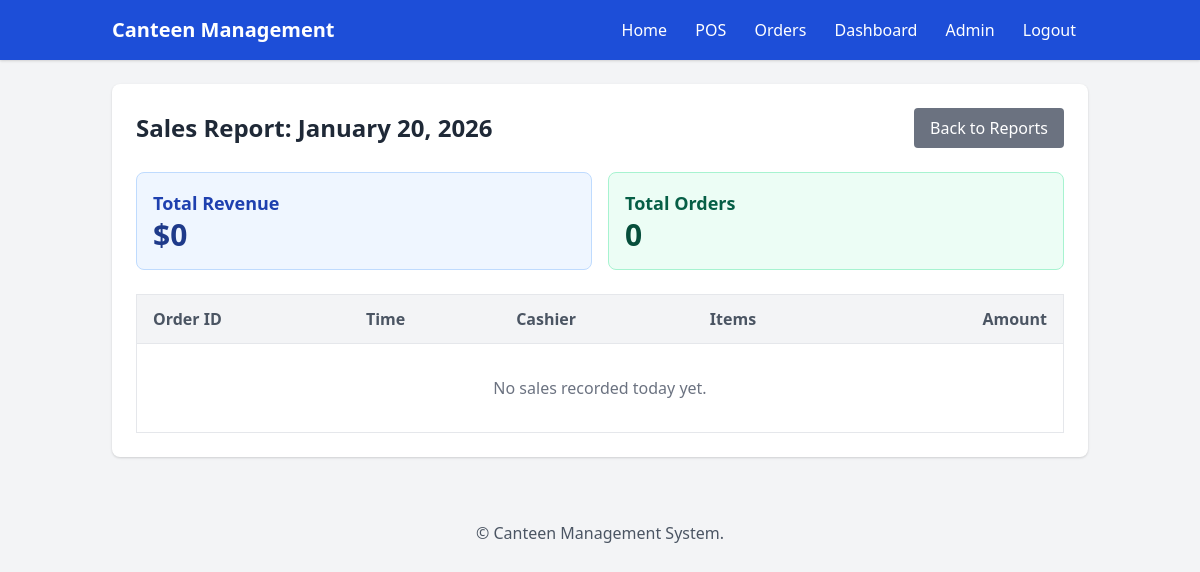
/report/today-sales/ (signed in), run on an earlier commit of the app's database.
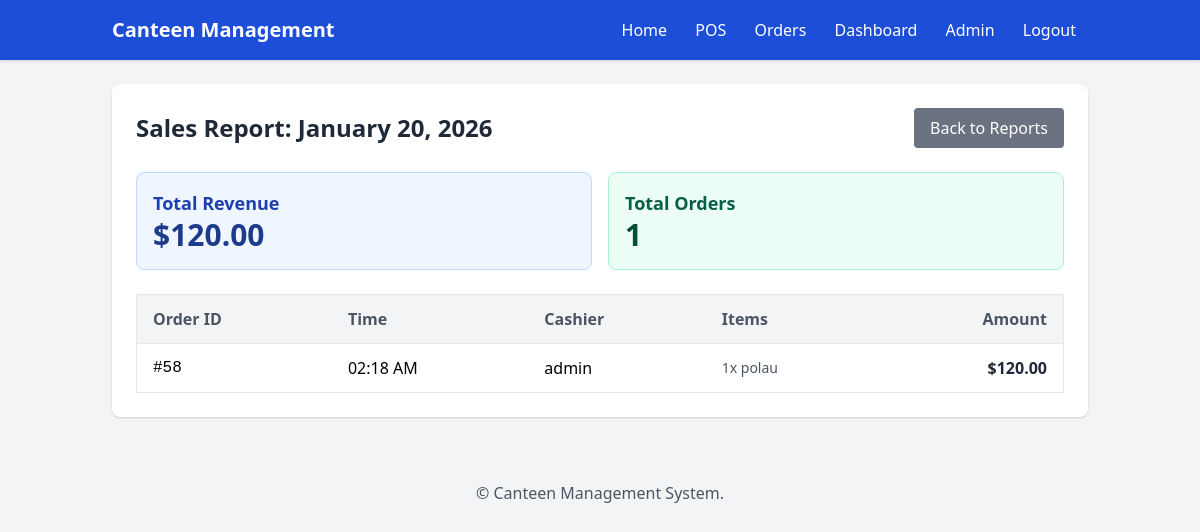
And on a later commit of the database.
### canteen/models.py (models this page shows, shortened)
class Order(models.Model):
    created_at = models.DateTimeField(auto_now_add=True)
    cashier = models.ForeignKey(User, on_delete=models.SET_NULL, null=True, blank=True)
    order_type = models.CharField(max_length=20, choices=ORDER_TYPE_CHOICES, default='takeaway')
    discount_amount = models.DecimalField(max_digits=9, decimal_places=2, default=0)
    is_paid = models.BooleanField(default=False)
    cancelled = models.BooleanField(default=False)
    cancel_reason = models.TextField(blank=True)
    total_amount = models.DecimalField(max_digits=10, decimal_places=2, default=0)

class OrderItem(models.Model):
    order = models.ForeignKey(Order, on_delete=models.CASCADE, related_name='items')
    product = models.ForeignKey(Product, on_delete=models.PROTECT)
    quantity = models.PositiveIntegerField(default=1)
    unit_price = models.DecimalField(max_digits=9, decimal_places=2)

class Product(models.Model):
    category = models.ForeignKey(Category, on_delete=models.SET_NULL, null=True, blank=True, related_name='products')
    name = models.CharField(max_length=200)
    description = models.TextField(blank=True)
    price = models.DecimalField(max_digits=9, decimal_places=2)
    image = models.ImageField(upload_to='products/', blank=True, null=True)
    in_stock = models.BooleanField(default=True)
    stock_qty = models.IntegerField(default=0)  # inventory count
    tags = models.CharField(max_length=200, blank=True)  # optional tags
    LOW_STOCK_LIMIT = 5  # threshold for low stock alert

### canteen/views.py (the view)
# urls.py: path('report/today-sales/', views.today_sales_detail, name='today_sales_detail'),
@login_required
def today_sales_detail(request):
    today = timezone.localdate()
    orders = Order.objects.filter(
        created_at__date=today,
        is_paid=True,
        cancelled=False
    ).order_by('-created_at')
    total_sales = sum(o.total_amount for o in orders)
    order_count = orders.count()
    context = {
        'today': today,
        'orders': orders,
        'total_sales': total_sales,
        'order_count': order_count,
    }
    return render(request, 'canteen/today_sales_detail.html', context)

### canteen/templates/canteen/today_sales_detail.html (shortened to what this page needs)
{% extends 'canteen/base.html' %}
{% block content %}
<div class="bg-white shadow rounded-lg p-6">
    <div class="flex justify-between items-center mb-6">
        <h2 class="text-2xl font-bold text-gray-800">Sales Report: {{ today|date:"F j, Y" }}</h2>
        <a href="{% url 'canteen:report' %}" class="bg-gray-500 text-white px-4 py-2 rounded hover:bg-gray-600">Back to Reports</a>
    </div>
    <div class="grid grid-cols-1 md:grid-cols-2 gap-4 mb-6">
        <div class="bg-blue-50 p-4 rounded-lg border border-blue-200">
            <h3 class="text-lg font-semibold text-blue-800">Total Revenue</h3>
            <p class="text-3xl font-bold text-blue-900">${{ total_sales }}</p>
        </div>
        <div class="bg-green-50 p-4 rounded-lg border border-green-200">
            <h3 class="text-lg font-semibold text-green-800">Total Orders</h3>
            <p class="text-3xl font-bold text-green-900">{{ order_count }}</p>
        </div>
    </div>
    <div class="overflow-x-auto">
        <table class="min-w-full bg-white border border-gray-200">
            <thead class="bg-gray-100">
                <tr>
                    <th class="py-3 px-4 border-b text-left text-gray-600">Order ID</th>
                    <th class="py-3 px-4 border-b text-left text-gray-600">Time</th>
                    <th class="py-3 px-4 border-b text-left text-gray-600">Cashier</th>
                    <th class="py-3 px-4 border-b text-left text-gray-600">Items</th>
                    <th class="py-3 px-4 border-b text-right text-gray-600">Amount</th>
                </tr>
            </thead>
            <tbody>
                {% for order in orders %}
                <tr class="hover:bg-gray-50">
                    <td class="py-3 px-4 border-b font-mono">#{{ order.id }}</td>
                    <td class="py-3 px-4 border-b">{{ order.created_at|date:"H:i A" }}</td>
                    <td class="py-3 px-4 border-b">
                        {% if order.cashier %}
                            {{ order.cashier.username }}
                        {% else %}
                            <span class="text-gray-400">System</span>
                        {% endif %}
                    </td>
                    <td class="py-3 px-4 border-b text-sm text-gray-600">
                        {% for item in order.items.all %}
                            {{ item.quantity }}x {{ item.product.name }}{% if not forloop.last %}, {% endif %}
                        {% endfor %}
                    </td>
                    <td class="py-3 px-4 border-b text-right font-bold text-gray-800">
                        ${{ order.total_amount }}
                    </td>
                </tr>
                {% empty %}
                <tr>
                    <td colspan="5" class="py-8 text-center text-gray-500">
                        No sales recorded today yet.
                    </td>
                </tr>
                {% endfor %}
            </tbody>
        </table>
    </div>
</div>
{% endblock %}

### canteen/templates/canteen/base.html (shortened to what this page needs)
<!DOCTYPE html>
<html lang="en">
<head>
  <link rel="stylesheet" href="https://cdn.jsdelivr.net/npm/tailwindcss@2.2.19/dist/tailwind.min.css">
</head>
<body class="bg-gray-100">
  <header class="bg-blue-700 text-white py-4 mb-6 shadow">
    <div class="container mx-auto flex justify-between items-center px-6">
      <h1 class="text-xl font-semibold">Canteen Management</h1>
      <nav>
        <a href="{% url 'canteen:index' %}" class="px-3">Home</a>
        <a href="{% url 'canteen:pos' %}" class="px-3">POS</a>
        <a href="{% url 'canteen:view_orders' %}" class="px-3">Orders</a>
        <a href="{% url 'canteen:cashier_dashboard' %}" class="px-3">Dashboard</a>
        <a href="/admin/" class="px-3">Admin</a>
        <a href="{% url 'logout' %}" class="px-3">Logout</a>
      </nav>
    </div>
  </header>
  <main class="container mx-auto px-6">
    {% block content %}{% endblock %}
  </main>
  <footer class="text-center py-6 text-gray-600 mt-10">
    © {{ now|date:"Y" }} Canteen Management System.
  </footer>
</body>
</html>

What changed in the data, as far as the page shows it:
added Order: created_at "January 20, 2026", id "58", created_at "02:18 AM", cashier.username "admin", total_amount "120.00"
added OrderItem: quantity "1", product.name "polau"
Also different on the page:
{{ total_sales }}: "0" → "120.00"
{{ order_count }}: "0" → "1"
{{ today|date:"F j, Y" }}: "January 20, 2026" → (not shown)
text no longer shown: "No sales recorded today yet."
